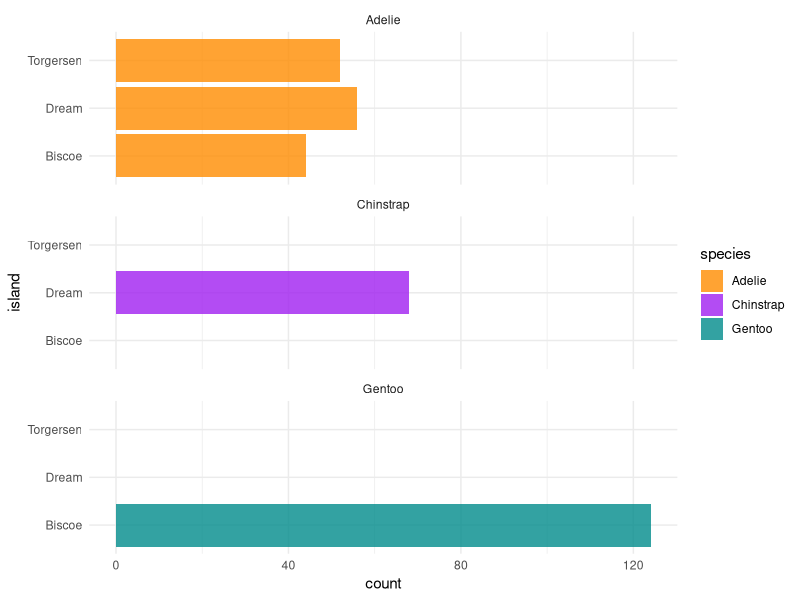
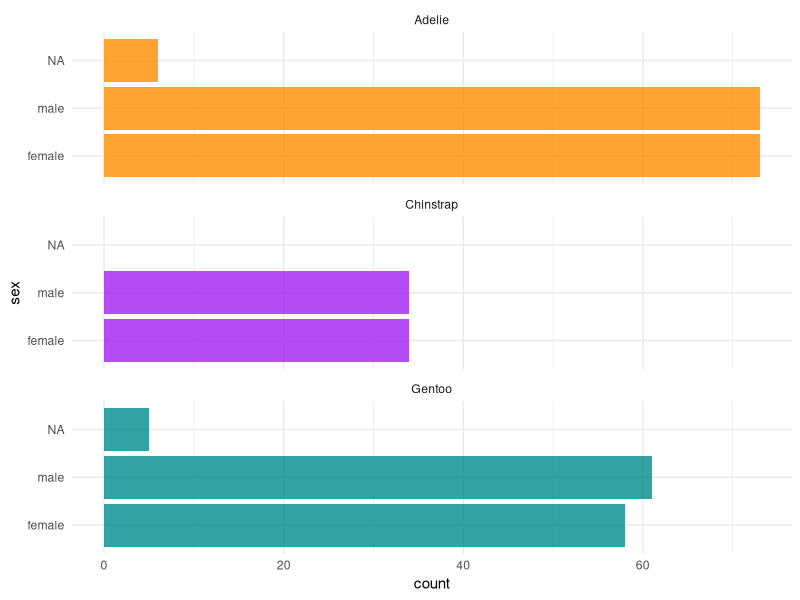
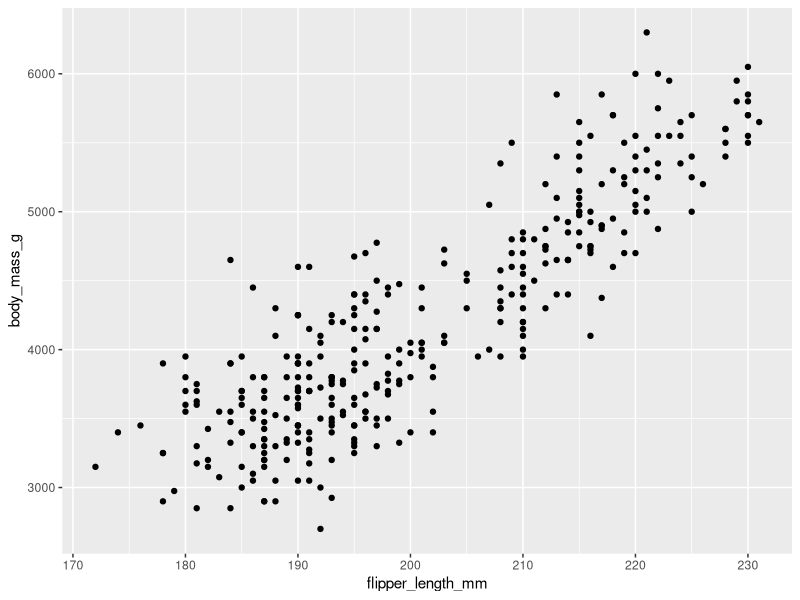
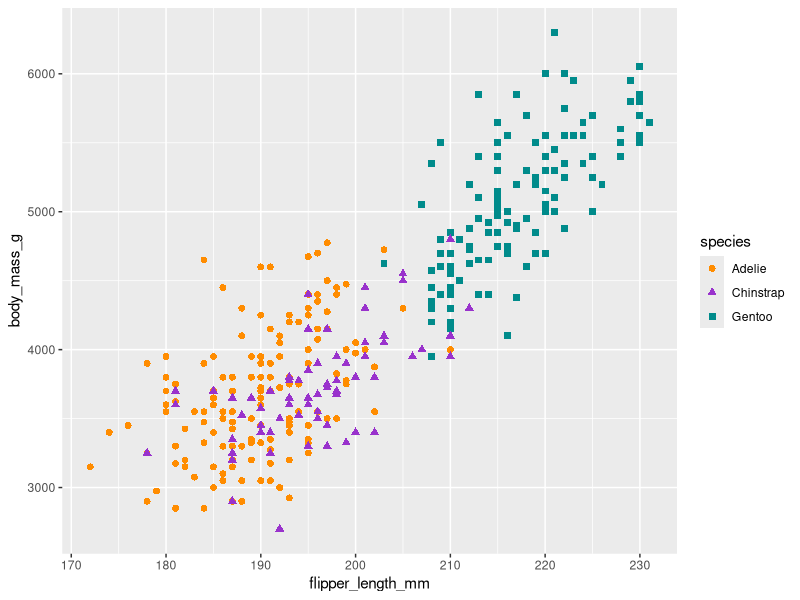
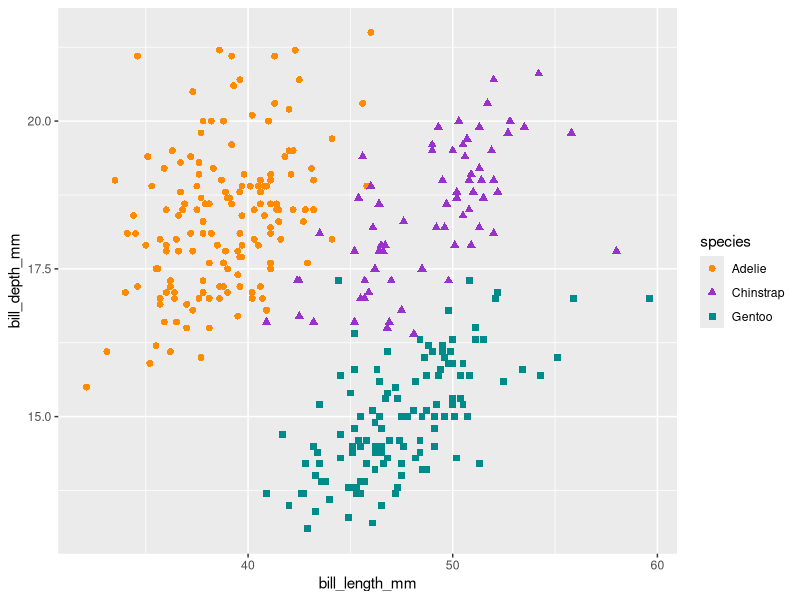
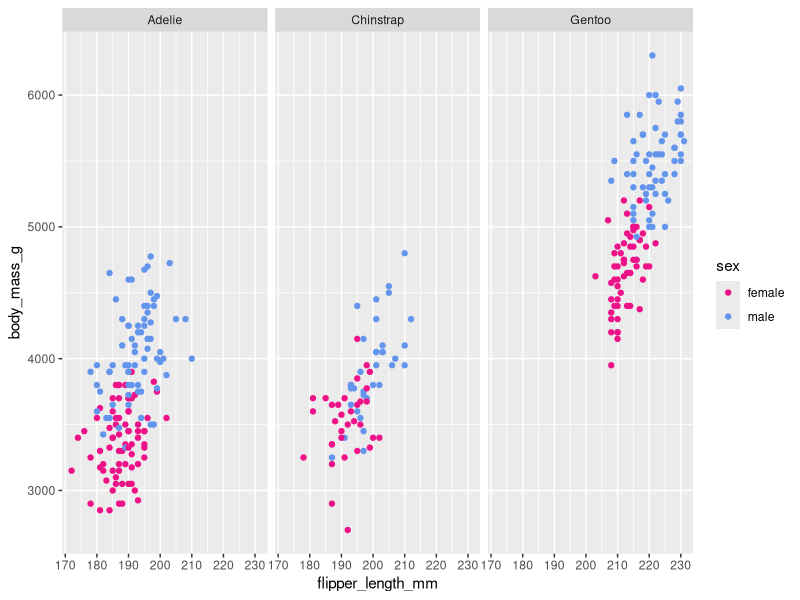
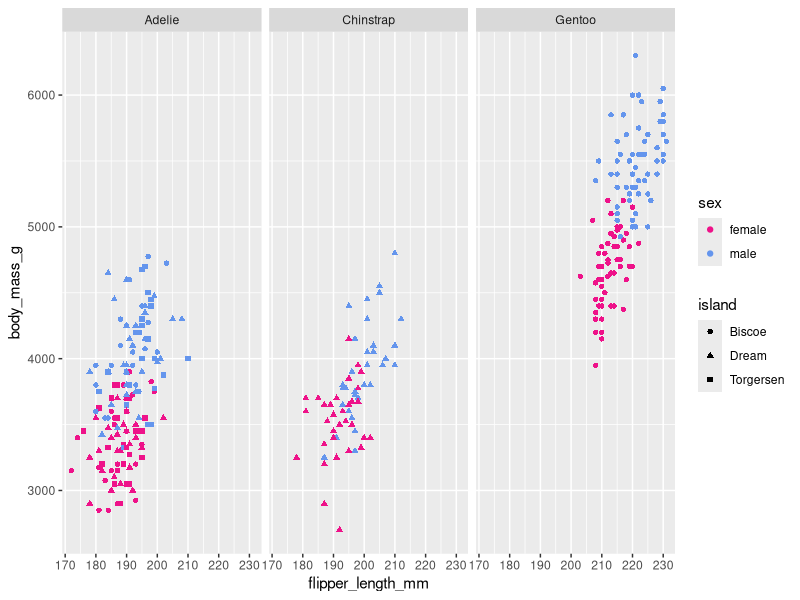
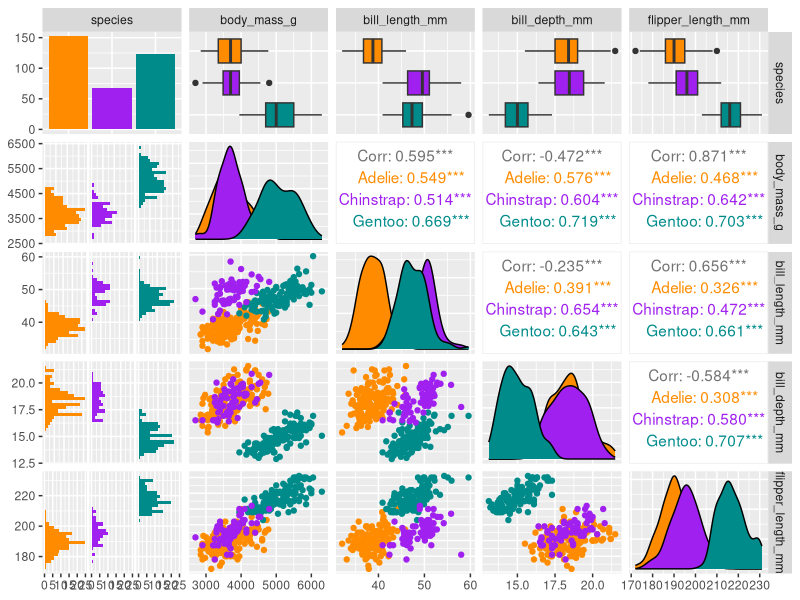

Recreate these plots in R, in order.
## ---- chunk 1
#| label: setup
#| include: false

knitr::opts_chunk$set(
  warning = FALSE,
  message = FALSE)

library(palmerpenguins)
## ---- chunk 2
#| label: load-packages
#| include: false

library(palmerpenguins)
library(dplyr)
library(ggplot2)
library(tidyverse)
## ---- chunk 3
data <- penguins
glimpse(penguins)
head(penguins)
## ---- chunk 4
penguins |>
  dplyr::select(where(is.factor)) |>
  glimpse()
## ---- chunk 5
# Count penguins for each species / island
penguins %>%
  count(species, island, .drop = FALSE)

table(penguins$species, penguins$island)
## ---- chunk 6
#| label: plot-island-distribution
#| fig-width: 8
#| fig-height: 4

ggplot(penguins, aes(x = island, fill = species)) +
  geom_bar(alpha = 0.8) +
  scale_fill_manual(values = c("darkorange","purple","cyan4")) +
  theme_minimal() +
  facet_wrap(~species, ncol = 1) +
  coord_flip()
## ---- chunk 7
# Count penguins for each species / sex
penguins |>
  count(species, sex, .drop = FALSE)
## ---- chunk 8
#| label: plot-sex-distribution
#| fig-width: 8
#| fig-height: 4
ggplot(penguins, aes(x = sex, fill = species)) +
  geom_bar(alpha = 0.8) +
  scale_fill_manual(values = c("darkorange","purple","cyan4"), 
                    guide = FALSE) +
  theme_minimal() +
  facet_wrap(~species, ncol = 1) +
  coord_flip()
## ---- chunk 9
penguins |>
  dplyr::select(where(is.numeric)) |>
  glimpse()
## ---- chunk 10
# Count how many penguins they evaluated each year
penguins |>
  count(year, species, .drop = FALSE)

table(penguins$year, penguins$species)

## ---- chunk 11
ggplot(data = penguins, aes(x = flipper_length_mm, y = body_mass_g)) +
  geom_point()
## ---- chunk 12
# Scatterplot example 1: penguin flipper length versus body mass
ggplot(data = penguins, aes(x = flipper_length_mm, y = body_mass_g)) +
  geom_point(aes(color = species, 
                 shape = species),
             size = 2) +
  scale_color_manual(values = c("darkorange","darkorchid","cyan4")) 

# Scatterplot example 2: penguin bill length versus bill depth
ggplot(data = penguins, aes(x = bill_length_mm, y = bill_depth_mm)) +
  geom_point(aes(color = species, 
                 shape = species),
                 size = 2)  +
  scale_color_manual(values = c("darkorange","darkorchid","cyan4"))

# Scatterplot example 3: penguin flipper length versus body mass separated by species and sex
ggplot(penguins, aes(x = flipper_length_mm,
                     y = body_mass_g)) +
  geom_point(aes(color = sex)) +
  scale_color_manual(values = c("deeppink2","cornflowerblue"), 
                     na.translate = FALSE) + # removes the "NA" values
  facet_wrap(~species)

# Scatterplot example 4: penguin flipper length versus body mass separated by all 3 factor variables
ggplot(penguins, aes(x = flipper_length_mm,
                     y = body_mass_g)) +
  geom_point(aes(color = sex, shape = island)) +
  scale_color_manual(values = c("deeppink2","cornflowerblue"), 
                     na.translate = FALSE) + # removes the "NA" values
  facet_wrap(~species)

## ---- chunk 13
#| label: penguin-pairs
#| fig-width: 8
#| fig-height: 7

penguins |>
  select(species, body_mass_g, ends_with("_mm")) |>
  GGally::ggpairs(aes(color = species)) +
  scale_colour_manual(values = c("darkorange","purple","cyan4")) +
  scale_fill_manual(values = c("darkorange","purple","cyan4"))
## ---- chunk 14
# Jitter plot example: bill length by species
ggplot(data = penguins, aes(x = species, y = bill_length_mm)) +
  geom_jitter(aes(color = species),
              width = 0.1, 
              alpha = 0.7,
              show.legend = FALSE) +
  scale_color_manual(values = c("darkorange","darkorchid","cyan4"))

# Boxplot examples: bill length by species
ggplot(data = penguins, aes(x = species, y = bill_length_mm)) + geom_boxplot(aes(fill = species)) +
  scale_fill_manual(values = c("orange","orchid","cyan3"))

ggplot(data = penguins, aes(x = species, y = bill_length_mm)) + 
  geom_boxplot(aes(fill = species), outlier.shape = NA, na.rm = TRUE) +
  geom_jitter(aes(color = species),
              width = 0.1, 
              alpha = 0.7, na.rm = TRUE,
              show.legend = FALSE) +
  scale_color_manual(values = c("darkorange2","darkorchid","cyan4")) +
  scale_fill_manual(values = c("orange","orchid","cyan3"))

# Histogram example: flipper length by species
ggplot(data = penguins, aes(x = flipper_length_mm)) +
  geom_histogram(aes(fill = species), alpha = 0.5, position = "identity", na.rm = TRUE) +
  scale_fill_manual(values = c("darkorange","darkorchid","cyan4"))
## ---- chunk 15
citation("palmerpenguins")
